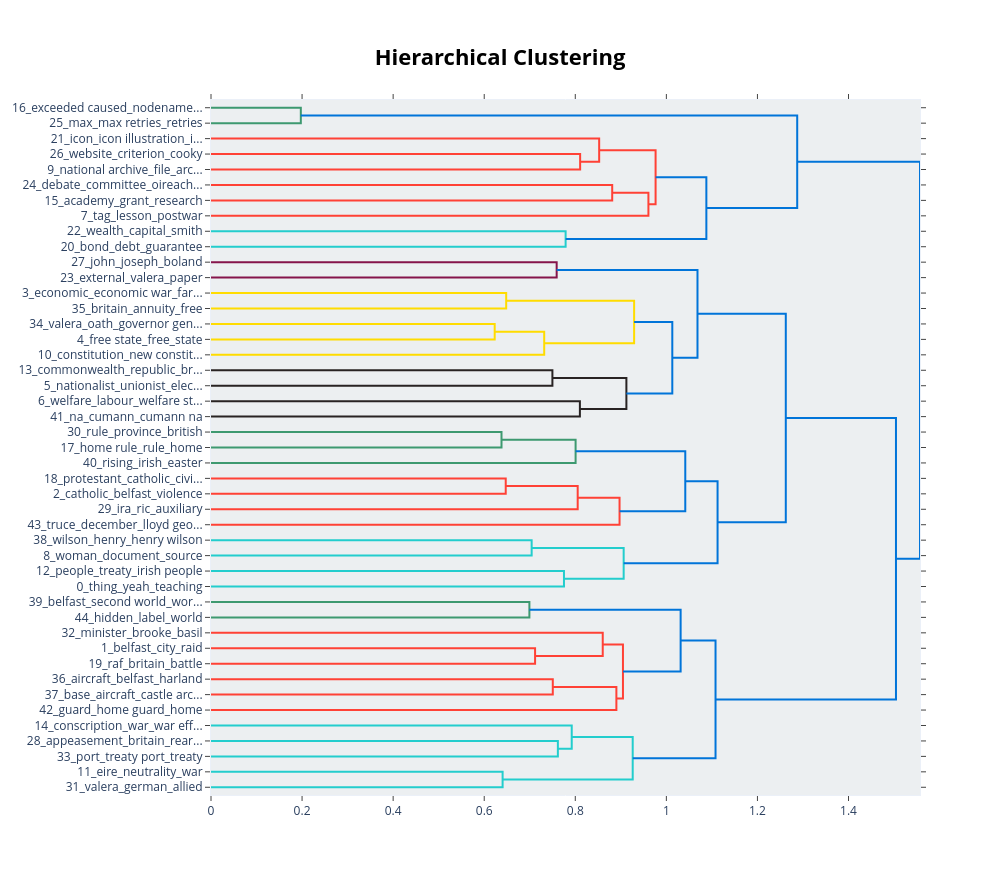

Source (notebook cell):
### Markdown cell above
## hierarchy

### Code cell
option1_topic_model_fast.visualize_hierarchy()

### Figure 1 — Plotly figure (JSON) as saved in the notebook; plotly's stock layout.template omitted (floating-point values rounded to 4 significant figures)
{"data": [{"hoverinfo": "text", "marker": {"color": "rgb(61,153,112)"}, "mode": "lines", "type": "scatter", "x": [0.0, 0.1972, 0.1972, 0.0], "xaxis": "x", "y": [-5.0, -5.0, -15.0, -15.0], "yaxis": "y"}, {"hoverinfo": "text", "marker": {"color": "rgb(255,65,54)"}, "mode": "lines", "type": "scatter", "x": [0.0, 0.8107, 0.8107, 0.0], "xaxis": "x", "y": [-35.0, -35.0, -45.0, -45.0], "yaxis": "y"}, {"hoverinfo": "text", "marker": {"color": "rgb(255,65,54)"}, "mode": "lines", "type": "scatter", "x": [0.0, 0.8524, 0.8524, 0.8107], "xaxis": "x", "y": [-25.0, -25.0, -40.0, -40.0], "yaxis": "y"}, {"hoverinfo": "text", "marker": {"color": "rgb(255,65,54)"}, "mode": "lines", "type": "scatter", "x": [0.0, 0.8811, 0.8811, 0.0], "xaxis": "x", "y": [-55.0, -55.0, -65.0, -65.0], "yaxis": "y"}, {"hoverinfo": "text", "marker": {"color": "rgb(255,65,54)"}, "mode": "lines", "type": "scatter", "x": [0.8811, 0.9606, 0.9606, 0.0], "xaxis": "x", "y": [-60.0, -60.0, -75.0, -75.0], "yaxis": "y"}, {"hoverinfo": "text", "marker": {"color": "rgb(255,65,54)"}, "mode": "lines", "type": "scatter", "x": [0.8524, 0.9763, 0.9763, 0.9606], "xaxis": "x", "y": [-32.5, -32.5, -67.5, -67.5], "yaxis": "y"}, {"hoverinfo": "text", "marker": {"color": "rgb(35,205,205)"}, "mode": "lines", "type": "scatter", "x": [0.0, 0.7788, 0.7788, 0.0], "xaxis": "x", "y": [-85.0, -85.0, -95.0, -95.0], "yaxis": "y"}, {"hoverinfo": "text", "marker": {"color": "rgb(0,116,217)"}, "mode": "lines", "type": "scatter", "x": [0.9763, 1.088, 1.088, 0.7788], "xaxis": "x", "y": [-50.0, -50.0, -90.0, -90.0], "yaxis": "y"}, {"hoverinfo": "text", "marker": {"color": "rgb(0,116,217)"}, "mode": "lines", "type": "scatter", "x": [0.1972, 1.287, 1.287, 1.088], "xaxis": "x", "y": [-10.0, -10.0, -70.0, -70.0], "yaxis": "y"}, {"hoverinfo": "text", "marker": {"color": "rgb(133,20,75)"}, "mode": "lines", "type": "scatter", "x": [0.0, 0.7591, 0.7591, 0.0], "xaxis": "x", "y": [-105.0, -105.0, -115.0, -115.0], "yaxis": "y"}, {"hoverinfo": "text", "marker": {"color": "rgb(255,220,0)"}, "mode": "lines", "type": "scatter", "x": [0.0, 0.6482, 0.6482, 0.0], "xaxis": "x", "y": [-125.0, -125.0, -135.0, -135.0], "yaxis": "y"}, {"hoverinfo": "text", "marker": {"color": "rgb(255,220,0)"}, "mode": "lines", "type": "scatter", "x": [0.0, 0.623, 0.623, 0.0], "xaxis": "x", "y": [-145.0, -145.0, -155.0, -155.0], "yaxis": "y"}, {"hoverinfo": "text", "marker": {"color": "rgb(255,220,0)"}, "mode": "lines", "type": "scatter", "x": [0.623, 0.7317, 0.7317, 0.0], "xaxis": "x", "y": [-150.0, -150.0, -165.0, -165.0], "yaxis": "y"}, {"hoverinfo": "text", "marker": {"color": "rgb(255,220,0)"}, "mode": "lines", "type": "scatter", "x": [0.6482, 0.9292, 0.9292, 0.7317], "xaxis": "x", "y": [-130.0, -130.0, -157.5, -157.5], "yaxis": "y"}, {"hoverinfo": "text", "marker": {"color": "rgb(40,35,35)"}, "mode": "lines", "type": "scatter", "x": [0.0, 0.7497, 0.7497, 0.0], "xaxis": "x", "y": [-175.0, -175.0, -185.0, -185.0], "yaxis": "y"}, {"hoverinfo": "text", "marker": {"color": "rgb(40,35,35)"}, "mode": "lines", "type": "scatter", "x": [0.0, 0.8101, 0.8101, 0.0], "xaxis": "x", "y": [-195.0, -195.0, -205.0, -205.0], "yaxis": "y"}, {"hoverinfo": "text", "marker": {"color": "rgb(40,35,35)"}, "mode": "lines", "type": "scatter", "x": [0.7497, 0.9122, 0.9122, 0.8101], "xaxis": "x", "y": [-180.0, -180.0, -200.0, -200.0], "yaxis": "y"}, {"hoverinfo": "text", "marker": {"color": "rgb(0,116,217)"}, "mode": "lines", "type": "scatter", "x": [0.9292, 1.013, 1.013, 0.9122], "xaxis": "x", "y": [-143.8, -143.8, -190.0, -190.0], "yaxis": "y"}, {"hoverinfo": "text", "marker": {"color": "rgb(0,116,217)"}, "mode": "lines", "type": "scatter", "x": [0.7591, 1.068, 1.068, 1.013], "xaxis": "x", "y": [-110.0, -110.0, -166.9, -166.9], "yaxis": "y"}, {"hoverinfo": "text", "marker": {"color": "rgb(61,153,112)"}, "mode": "lines", "type": "scatter", "x": [0.0, 0.638, 0.638, 0.0], "xaxis": "x", "y": [-215.0, -215.0, -225.0, -225.0], "yaxis": "y"}, {"hoverinfo": "text", "marker": {"color": "rgb(61,153,112)"}, "mode": "lines", "type": "scatter", "x": [0.638, 0.8007, 0.8007, 0.0], "xaxis": "x", "y": [-220.0, -220.0, -235.0, -235.0], "yaxis": "y"}, {"hoverinfo": "text", "marker": {"color": "rgb(255,65,54)"}, "mode": "lines", "type": "scatter", "x": [0.0, 0.6473, 0.6473, 0.0], "xaxis": "x", "y": [-245.0, -245.0, -255.0, -255.0], "yaxis": "y"}, {"hoverinfo": "text", "marker": {"color": "rgb(255,65,54)"}, "mode": "lines", "type": "scatter", "x": [0.6473, 0.8053, 0.8053, 0.0], "xaxis": "x", "y": [-250.0, -250.0, -265.0, -265.0], "yaxis": "y"}, {"hoverinfo": "text", "marker": {"color": "rgb(255,65,54)"}, "mode": "lines", "type": "scatter", "x": [0.8053, 0.8972, 0.8972, 0.0], "xaxis": "x", "y": [-257.5, -257.5, -275.0, -275.0], "yaxis": "y"}, {"hoverinfo": "text", "marker": {"color": "rgb(0,116,217)"}, "mode": "lines", "type": "scatter", "x": [0.8007, 1.042, 1.042, 0.8972], "xaxis": "x", "y": [-227.5, -227.5, -266.2, -266.2], "yaxis": "y"}, {"hoverinfo": "text", "marker": {"color": "rgb(35,205,205)"}, "mode": "lines", "type": "scatter", "x": [0.0, 0.7042, 0.7042, 0.0], "xaxis": "x", "y": [-285.0, -285.0, -295.0, -295.0], "yaxis": "y"}, {"hoverinfo": "text", "marker": {"color": "rgb(35,205,205)"}, "mode": "lines", "type": "scatter", "x": [0.0, 0.7751, 0.7751, 0.0], "xaxis": "x", "y": [-305.0, -305.0, -315.0, -315.0], "yaxis": "y"}, {"hoverinfo": "text", "marker": {"color": "rgb(35,205,205)"}, "mode": "lines", "type": "scatter", "x": [0.7042, 0.9062, 0.9062, 0.7751], "xaxis": "x", "y": [-290.0, -290.0, -310.0, -310.0], "yaxis": "y"}, {"hoverinfo": "text", "marker": {"color": "rgb(0,116,217)"}, "mode": "lines", "type": "scatter", "x": [1.042, 1.112, 1.112, 0.9062], "xaxis": "x", "y": [-246.9, -246.9, -300.0, -300.0], "yaxis": "y"}, {"hoverinfo": "text", "marker": {"color": "rgb(0,116,217)"}, "mode": "lines", "type": "scatter", "x": [1.068, 1.262, 1.262, 1.112], "xaxis": "x", "y": [-138.4, -138.4, -273.4, -273.4], "yaxis": "y"}, {"hoverinfo": "text", "marker": {"color": "rgb(61,153,112)"}, "mode": "lines", "type": "scatter", "x": [0.0, 0.6992, 0.6992, 0.0], "xaxis": "x", "y": [-325.0, -325.0, -335.0, -335.0], "yaxis": "y"}, {"hoverinfo": "text", "marker": {"color": "rgb(255,65,54)"}, "mode": "lines", "type": "scatter", "x": [0.0, 0.7117, 0.7117, 0.0], "xaxis": "x", "y": [-355.0, -355.0, -365.0, -365.0], "yaxis": "y"}, {"hoverinfo": "text", "marker": {"color": "rgb(255,65,54)"}, "mode": "lines", "type": "scatter", "x": [0.0, 0.8603, 0.8603, 0.7117], "xaxis": "x", "y": [-345.0, -345.0, -360.0, -360.0], "yaxis": "y"}, {"hoverinfo": "text", "marker": {"color": "rgb(255,65,54)"}, "mode": "lines", "type": "scatter", "x": [0.0, 0.7506, 0.7506, 0.0], "xaxis": "x", "y": [-375.0, -375.0, -385.0, -385.0], "yaxis": "y"}, {"hoverinfo": "text", "marker": {"color": "rgb(255,65,54)"}, "mode": "lines", "type": "scatter", "x": [0.7506, 0.8902, 0.8902, 0.0], "xaxis": "x", "y": [-380.0, -380.0, -395.0, -395.0], "yaxis": "y"}, {"hoverinfo": "text", "marker": {"color": "rgb(255,65,54)"}, "mode": "lines", "type": "scatter", "x": [0.8603, 0.9047, 0.9047, 0.8902], "xaxis": "x", "y": [-352.5, -352.5, -387.5, -387.5], "yaxis": "y"}, {"hoverinfo": "text", "marker": {"color": "rgb(0,116,217)"}, "mode": "lines", "type": "scatter", "x": [0.6992, 1.031, 1.031, 0.9047], "xaxis": "x", "y": [-330.0, -330.0, -370.0, -370.0], "yaxis": "y"}, {"hoverinfo": "text", "marker": {"color": "rgb(35,205,205)"}, "mode": "lines", "type": "scatter", "x": [0.0, 0.7617, 0.7617, 0.0], "xaxis": "x", "y": [-415.0, -415.0, -425.0, -425.0], "yaxis": "y"}, {"hoverinfo": "text", "marker": {"color": "rgb(35,205,205)"}, "mode": "lines", "type": "scatter", "x": [0.0, 0.7922, 0.7922, 0.7617], "xaxis": "x", "y": [-405.0, -405.0, -420.0, -420.0], "yaxis": "y"}, {"hoverinfo": "text", "marker": {"color": "rgb(35,205,205)"}, "mode": "lines", "type": "scatter", "x": [0.0, 0.6404, 0.6404, 0.0], "xaxis": "x", "y": [-435.0, -435.0, -445.0, -445.0], "yaxis": "y"}, {"hoverinfo": "text", "marker": {"color": "rgb(35,205,205)"}, "mode": "lines", "type": "scatter", "x": [0.7922, 0.9261, 0.9261, 0.6404], "xaxis": "x", "y": [-412.5, -412.5, -440.0, -440.0], "yaxis": "y"}, {"hoverinfo": "text", "marker": {"color": "rgb(0,116,217)"}, "mode": "lines", "type": "scatter", "x": [1.031, 1.108, 1.108, 0.9261], "xaxis": "x", "y": [-350.0, -350.0, -426.2, -426.2], "yaxis": "y"}, {"hoverinfo": "text", "marker": {"color": "rgb(0,116,217)"}, "mode": "lines", "type": "scatter", "x": [1.262, 1.504, 1.504, 1.108], "xaxis": "x", "y": [-205.9, -205.9, -388.1, -388.1], "yaxis": "y"}, {"hoverinfo": "text", "marker": {"color": "rgb(0,116,217)"}, "mode": "lines", "type": "scatter", "x": [1.287, 1.557, 1.557, 1.504], "xaxis": "x", "y": [-40.0, -40.0, -297.0, -297.0], "yaxis": "y"}], "layout": {"autosize": false, "height": 875, "hoverlabel": {"bgcolor": "white", "font": {"family": "Rockwell", "size": 16}}, "hovermode": "closest", "plot_bgcolor": "#ECEFF1", "showlegend": false, "title": {"font": {"color": "Black", "size": 22}, "text": "<b>Hierarchical Clustering</b>", "x": 0.5, "xanchor": "center", "yanchor": "top"}, "width": 1000, "xaxis": {"mirror": "allticks", "rangemode": "tozero", "showgrid": false, "showline": true, "showticklabels": true, "ticks": "outside", "type": "linear", "zeroline": false}, "yaxis": {"mirror": "allticks", "range": [-450, 0], "rangemode": "tozero", "showgrid": false, "showline": true, "showticklabels": true, "tickmode": "array", "ticks": "outside", "ticktext": ["16_exceeded caused_nodename...", "25_max_max retries_retries", "21_icon_icon illustration_i...", "26_website_criterion_cooky", "9_national archive_file_arc...", "24_debate_committee_oireach...", "15_academy_grant_research", "7_tag_lesson_postwar", "22_wealth_capital_smith", "20_bond_debt_guarantee", "27_john_joseph_boland", "23_external_valera_paper", "3_economic_economic war_far...", "35_britain_annuity_free", "34_valera_oath_governor gen...", "4_free state_free_state", "10_constitution_new constit...", "13_commonwealth_republic_br...", "5_nationalist_unionist_elec...", "6_welfare_labour_welfare st...", "41_na_cumann_cumann na", "30_rule_province_british", "17_home rule_rule_home", "40_rising_irish_easter", "18_protestant_catholic_civi...", "2_catholic_belfast_violence", "29_ira_ric_auxiliary", "43_truce_december_lloyd geo...", "38_wilson_henry_henry wilson", "8_woman_document_source", "12_people_treaty_irish people", "0_thing_yeah_teaching", "39_belfast_second world_wor...", "44_hidden_label_world", "32_minister_brooke_basil", "1_belfast_city_raid", "19_raf_britain_battle", "36_aircraft_belfast_harland", "37_base_aircraft_castle arc...", "42_guard_home guard_home", "14_conscription_war_war eff...", "28_appeasement_britain_rear...", "33_port_treaty port_treaty", "11_eire_neutrality_war", "31_valera_german_allied"], "tickvals": [-5, -15, -25, -35, -45, -55, -65, -75, -85, -95, -105, -115, -125, -135, -145, -155, -165, -175, -185, -195, -205, -215, -225, -235, -245, -255, -265, -275, -285, -295, -305, -315, -325, -335, -345, -355, -365, -375, -385, -395, -405, -415, -425, -435, -445], "type": "linear", "zeroline": false}}}
